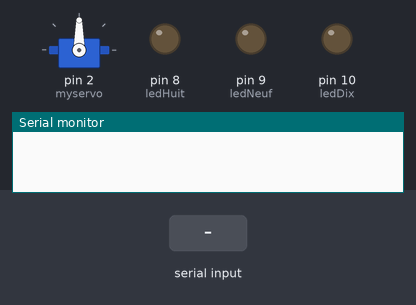
Recording of a sketch running on a simulated Arduino Uno, built with avr-gcc and run on an emulated ATmega328P. Shown: servo, output pins drawn as LEDs (lit = HIGH), the last lines printed to the serial monitor. The test bench sets the inputs (shaded band).

Above: at 1.2 s.
1.3 s: "1" received over Serial
At 2.3 s:
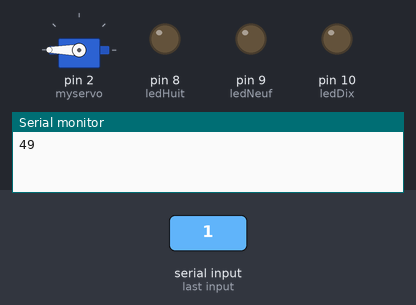
4.3 s: "0" received over Serial
At 5.5 s:
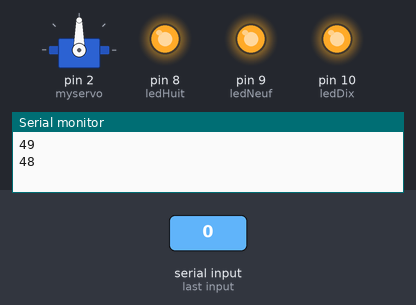
6.6 s: "1" received over Serial
At 11.1 s:
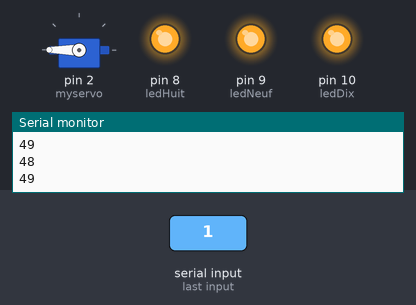
Timing chart, 0 to 12.6 s (numbered marks = the images above; inputs shaded):
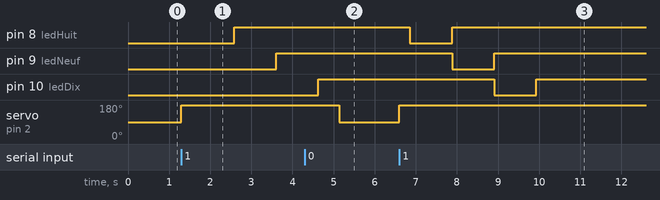

The sketch:

demoArduino.ino
```cpp
#include <Servo.h>

Servo myservo;

int pos = 90;
int ledHuit = 8;
int ledNeuf = 9;
int ledDix = 10;
int Clavier = 0;

void setup()
{
	Serial.begin(9600);
	myservo.attach(2);
	myservo.write (pos);

	pinMode (ledHuit, OUTPUT);
	pinMode (ledNeuf, OUTPUT);
	pinMode (ledDix, OUTPUT);
}

void AllumerLED ()
{

	digitalWrite (ledHuit, LOW);
	delay (1024);
	digitalWrite (ledHuit, HIGH);
	digitalWrite (ledNeuf, LOW);
	delay (1024);
	digitalWrite (ledNeuf, HIGH);
	digitalWrite (ledDix, LOW);
	delay (1024);
	digitalWrite (ledDix, HIGH);


} // AllumerLED ()

boolean LireEntree ()
{

	for (;;)
	{
		if (Serial.available() > 0)
		{

			Clavier = Serial.read();

			Serial.println(Clavier);

			if (Clavier == 48)
				return false;
			else if (Clavier == 49)
				return true;
		}
	}

} // LireEntree ()

void ActionnerDrapeau (boolean AMonter)
{
	if (AMonter)
	{
		myservo.write(180);
		delay (256);
		AllumerLED ();
	}
	else
		myservo.write(90);

} // ActionnerDrapeau ()

void loop()
{
	ActionnerDrapeau (LireEntree ());
	delay (512);
}
```

Measured:
- after the input at 1.3 s, pin 8 (ledHuit): LOW → HIGH after 1.3 s; pin 9 (ledNeuf): LOW → HIGH after 2.3 s; servo on pin 2 (myservo): 90° → 180° at once
- after the input at 4.3 s, servo on pin 2 (myservo): 180° → 90° after 0.84 s
- after the input at 6.6 s, pin 8 (ledHuit): HIGH → LOW after 0.26 s, → HIGH 1.0 s later; pin 9 (ledNeuf): HIGH → LOW after 1.3 s, → HIGH 1.0 s later; pin 10 (ledDix): HIGH → LOW after 2.3 s, → HIGH 1.0 s later; servo on pin 2 (myservo): 90° → 180° at once
